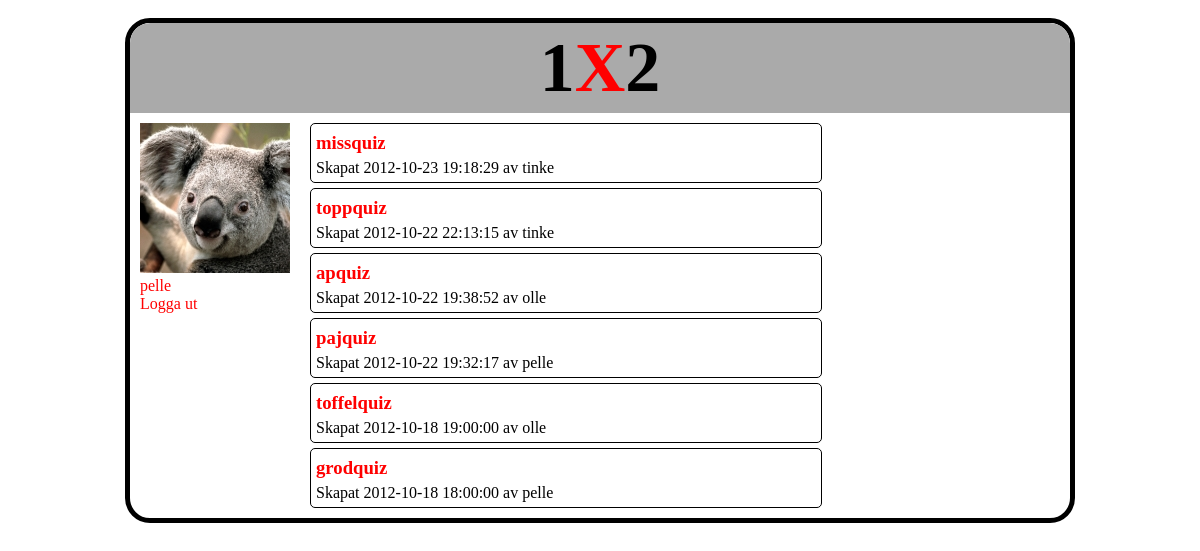
Page /main.php (signed in) on the committed database.
### tables this page shows
CREATE TABLE IF NOT EXISTS `image` (
  `imageID` int(11) NOT NULL AUTO_INCREMENT,
  `imageSource` varchar(50) NOT NULL,
  `thumbSource` varchar(50) NOT NULL,
  `userID` int(11) NOT NULL,
  PRIMARY KEY (`imageID`),
  KEY `userID` (`userID`)
);

CREATE TABLE IF NOT EXISTS `quiz` (
  `quizID` int(11) NOT NULL AUTO_INCREMENT,
  `quizName` varchar(20) NOT NULL,
  `created` datetime NOT NULL,
  `userID` int(11) NOT NULL,
  `description` varchar(100) NOT NULL,
  PRIMARY KEY (`quizID`),
  KEY `userID` (`userID`)
);

CREATE TABLE IF NOT EXISTS `user` (
  `userID` int(11) NOT NULL AUTO_INCREMENT,
  `userName` varchar(20) NOT NULL,
  `password` char(128) NOT NULL,
  `joined` date NOT NULL,
  `admin` tinyint(1) NOT NULL,
  PRIMARY KEY (`userID`)
);

### main.php (the view, shortened to what this page needs)
<?php
require_once("functions.php");
$dbConn = mysqli_connect($host, $user, $password, $db);
?>
<!doctype html>
<html>
<head>
<link href="style.css" rel="stylesheet" type="text/css">
</head>
<body>
<div id="wrap">
	<div id="header">
		<h1>1<a href="main.php">X</a>2</h1>
	</div>
	<div id="profcolumn">
<?php
		if(isset($_SESSION['userName']))
		{
			$userID = $_SESSION['userID'];
			$userName = $_SESSION['userName'];
			$getImagesql = "SELECT userID, thumbSource FROM image
			WHERE userID = $userID";
			$res = mysqli_query($dbConn, $getImagesql);
			$row = mysqli_fetch_assoc($res);
			if($row['thumbSource'] != NULL)
			{
				$thumb = $row['thumbSource'];
				echo "<img src='".$thumb."'><br>";
			}
			else
			{
				echo "<img src='images/default.png'>";			}
			echo "<a href='profile.php?userID=".$userID."&order=default'>".$userName."</a><br>";
			logOutLink();
		}
?>
	</div>
	<div id="content">
<?php
		$sql = "SELECT * FROM quiz
		INNER JOIN user
		ON quiz.userID = user.userID
		ORDER BY created DESC";
		$res = mysqli_query($dbConn, $sql);
		while ($row = mysqli_fetch_assoc($res))
		{
			echo "<div class='box'>";
			echo "<h3><a href='quiz.php?quizID=".$row['quizID']."'>".$row['quizName']."</a></h3>";
			echo "Skapat ".$row['created']." av ".$row['userName']."<br>";
			echo "</div>";
		}
?>
	</div>
</div>
</body>
</html>

### functions.php (shortened to what this page needs)
<?php
function logOutLink()
	{
		if(isset($_SESSION['userID']) )
			{echo "<div id='logout'>";
			echo "<a href='main.php?log=out'>Logga ut</a>";
			echo "</div>";}
	}
?>

### style.css (style rules this page uses)
body { font-family: verdana; padding: 10px; }
#wrap { width: 940px; margin: auto; border: 5px black solid; border-radius: 25px; padding: 0; overflow: auto; }
.box { border: 1px black solid; border-radius: 5px; margin: 5px 0; padding: 5px; width: 500px; }
h1 { margin: 0; font-size: 70px; }
#header { background-color: #aaa; text-align: center; height: 90px; line-height: 90px; border-top-left-radius: 20px; border-top-right-radius: 20px; }
#profcolumn { float: left; width: 160px; height: auto; padding: 10px; }
#content { float: left; padding: 5px 0; margin: 0; }
h3 { margin-top: 3px; margin-bottom: 5px; margin-left: 0; margin-right: 0; }
a { color: red; text-decoration: none; }

### main.php (style rules this page uses)
body { font-family: verdana; }

### rows in the picture
image: thumbSource (picture)
quiz: quizName "missquiz", created "2012-10-23 19:18:29", userID.userName "tinke"
quiz: quizName "toppquiz", created "2012-10-22 22:13:15", userID.userName "tinke"
quiz: quizName "apquiz", created "2012-10-22 19:38:52", userID.userName "olle"
quiz: quizName "pajquiz", created "2012-10-22 19:32:17", userID.userName "pelle"
quiz: quizName "toffelquiz", created "2012-10-18 19:00:00", userID.userName "olle"
quiz: quizName "grodquiz", created "2012-10-18 18:00:00", userID.userName "pelle"

### other values in the picture
$userName "pelle"
